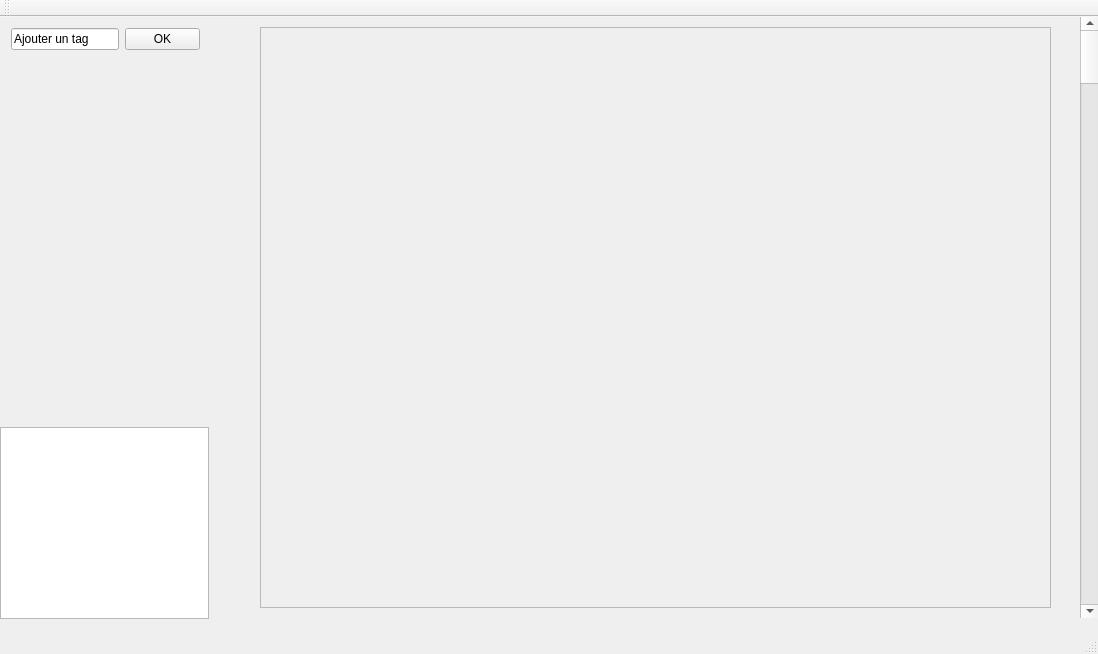
<?xml version="1.0" encoding="UTF-8"?>
<ui version="4.0">
 <class>MainWindow</class>
 <widget class="QMainWindow" name="MainWindow">
  <property name="geometry">
   <rect>
    <x>0</x>
    <y>0</y>
    <width>1098</width>
    <height>654</height>
   </rect>
  </property>
  <property name="mouseTracking">
   <bool>false</bool>
  </property>
  <property name="windowTitle">
   <string>MainWindow</string>
  </property>
  <widget class="QWidget" name="centralWidget">
   <widget class="QScrollBar" name="verticalScrollBar">
    <property name="geometry">
     <rect>
      <x>1080</x>
      <y>0</y>
      <width>20</width>
      <height>601</height>
     </rect>
    </property>
    <property name="orientation">
     <enum>Qt::Vertical</enum>
    </property>
   </widget>
   <widget class="QLabel" name="label">
    <property name="geometry">
     <rect>
      <x>220</x>
      <y>10</y>
      <width>181</width>
      <height>141</height>
     </rect>
    </property>
    <property name="text">
     <string/>
    </property>
   </widget>
   <widget class="QWidget" name="formLayoutWidget">
    <property name="geometry">
     <rect>
      <x>0</x>
      <y>0</y>
      <width>211</width>
      <height>411</height>
     </rect>
    </property>
    <layout class="QFormLayout" name="formLayout">
     <item row="0" column="0">
      <widget class="QLineEdit" name="lineEdit">
       <property name="text">
        <string>Ajouter un tag</string>
       </property>
      </widget>
     </item>
     <item row="0" column="1">
      <widget class="QPushButton" name="pushButton">
       <property name="text">
        <string>OK</string>
       </property>
      </widget>
     </item>
    </layout>
   </widget>
   <widget class="QTreeView" name="treeView">
    <property name="geometry">
     <rect>
      <x>0</x>
      <y>410</y>
      <width>209</width>
      <height>192</height>
     </rect>
    </property>
   </widget>
   <widget class="QScrollArea" name="scrollArea">
    <property name="geometry">
     <rect>
      <x>260</x>
      <y>10</y>
      <width>791</width>
      <height>581</height>
     </rect>
    </property>
    <property name="widgetResizable">
     <bool>true</bool>
    </property>
    <widget class="QWidget" name="scrollAreaWidgetContents">
     <property name="geometry">
      <rect>
       <x>0</x>
       <y>0</y>
       <width>789</width>
       <height>579</height>
      </rect>
     </property>
     <widget class="QWidget" name="gridLayoutWidget">
      <property name="geometry">
       <rect>
        <x>0</x>
        <y>0</y>
        <width>791</width>
        <height>581</height>
       </rect>
      </property>
      <layout class="QGridLayout" name="presentateurPhoto"/>
     </widget>
    </widget>
   </widget>
  </widget>
  <widget class="QMenuBar" name="menuBar">
   <property name="geometry">
    <rect>
     <x>0</x>
     <y>0</y>
     <width>1098</width>
     <height>22</height>
    </rect>
   </property>
  </widget>
  <widget class="QToolBar" name="mainToolBar">
   <attribute name="toolBarArea">
    <enum>TopToolBarArea</enum>
   </attribute>
   <attribute name="toolBarBreak">
    <bool>false</bool>
   </attribute>
  </widget>
  <widget class="QStatusBar" name="statusBar"/>
 </widget>
 <layoutdefault spacing="6" margin="11"/>
 <resources/>
 <connections/>
</ui>
